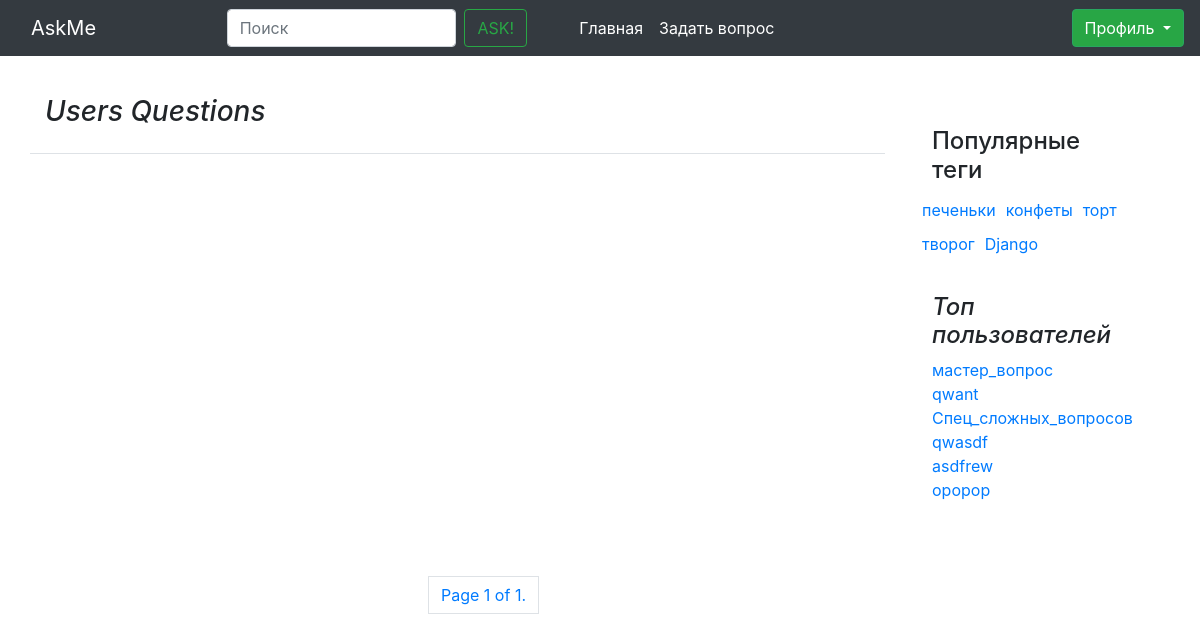
Page /user/questions/6/ on the earlier database version.
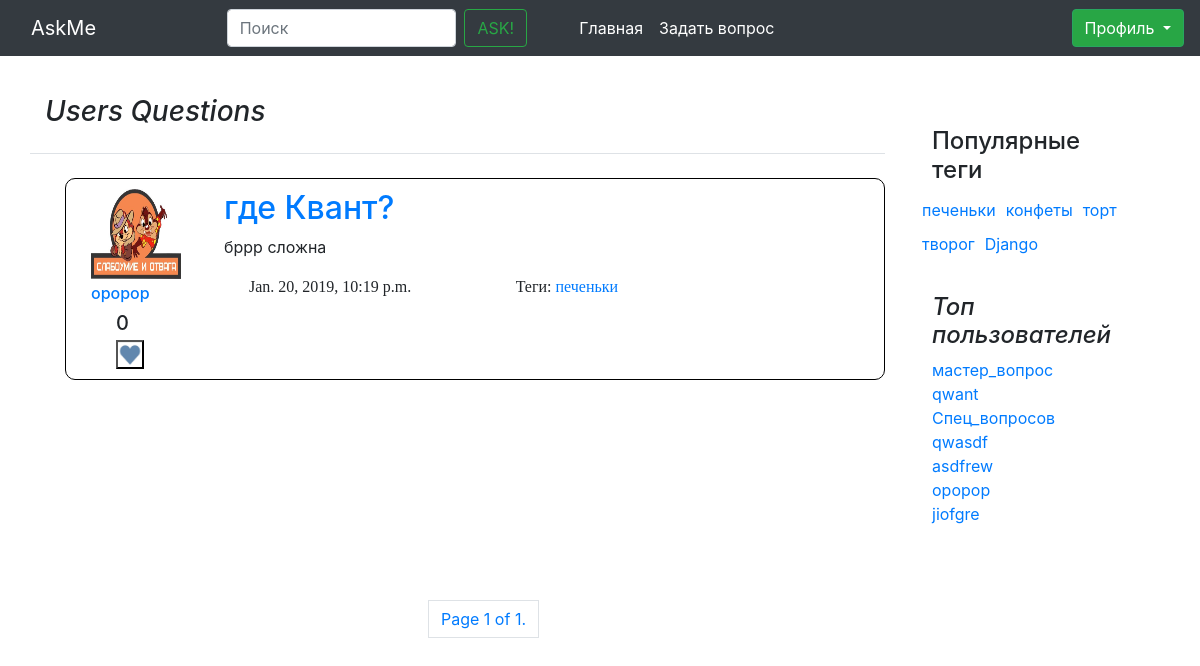
Same page on the later database version.
### questions/models.py (models this page shows, shortened)
class Tag(models.Model):
    title = models.CharField(max_length=120, verbose_name=u"Заголовок ярлыка", null=True)
    objects = TagManager()
    def __str__(self):
        return self.title

class CustomUser(AbstractUser):
    upload = models.ImageField(upload_to='uploads/%Y/%m/%d/', blank=False)
    registration_date = models.DateTimeField(default=timezone.now, verbose_name="Дата решистрации", null=True)
    rating = models.IntegerField(default=0, verbose_name="Рейтинг пользователя", null=True)
    objects = UserManager()
    def __str__(self):
        return self.username

class Question(models.Model):
    author = models.ForeignKey(CustomUser, on_delete=models.CASCADE)
    title = models.CharField(max_length=120, default='', verbose_name=u"Заголовок вопроса", null=True)
    text = models.TextField(verbose_name=u"Полное описание вопроса", null=True)
    create_date = models.DateTimeField(default=datetime.now, verbose_name=u"Время создания вопроса", null=True)
    is_active = models.BooleanField(default=True, verbose_name=u"Доступность вопроса")
    tags = models.ManyToManyField(Tag, blank=True)
    rating = models.IntegerField(default=0, null=False, verbose_name="Рейтинг вопроса")
    objects = QuestionManager()
    class Meta:
        ordering = ['-create_date']

### questions/views.py (the view)
# urls.py: path('user/questions/<int:id>/', views.user_questions, name='user_questions'),
def user_questions(request, id):	#Переделай вид страницы! не красиво!
	return render(request, "user_question.html", {
		'questions': paginate(request, models.Question.objects.get_by_user(user_id=id)),
        'tags' : paginate(request, models.Tag.objects.hottest())[:10],
        'users' : paginate(request, models.CustomUser.objects.by_rating())[:10],
        'page_objects' : paginate(request, models.Question.objects.get_by_user(user_id=id)),
		})

### questions/manager.py (called while the page is built)
    def get_by_user(self, user_id):
        return self.all().filter(author__id=user_id)

    def hottest(self):
        return self.annotate(question_count=Count('question')).order_by('-question_count')

    def by_rating(self):
        return self.order_by('-rating')

### questions/views.py (called while the page is built)
def paginate(request, objects_list):
    paginator = Paginator(objects_list, 30)
    page = request.GET.get('page')
    try:
        objects = paginator.page(page)
    except PageNotAnInteger:
        objects = paginator.page(1)
    except EmptyPage:
        objects = paginator.page(paginator.num_pages)
    return objects

### questions/templates/user_question.html
{% extends "tag_find.html" %}
{% load static %}
{% block NamePage_title %}
    Users Questions
{% endblock NamePage_title %}
{% block userPost %}
  {% include "question_frame.html" %}
{% endblock userPost %}

### questions/templates/question_frame.html (shortened to what this page needs)
{% load static %}
<link rel="stylesheet" href="{% static "/css/Like.css" %}">
  {% for obj in questions %}
      <div class="blog-post row Post box-shadow">
        <div class="avatarka_in_post col-md-2 ">
          {% load static %}
          <a href="{% url 'user' id=obj.author.id %}">
          	{% if obj.author.upload %}
          		<img src="{{MEDIA_URL}}{{obj.author.upload.url}}" width="90" height="90">
          	{% else %}
          	    <img src="{% static "/img/Empty2.jpg" %}" width="90" height="90">
          	{% endif %}
            <br>
            <div class="h6 Author_label">
              {{obj.author}}
            </div>
          </a>
    			<div class="container Like_rating_move">
    				<div class="row">
    					<div class="card-text h5 Like_rating_mv">
    						{{obj.rating}}
    					</div>
    				</div>
    				<div class="row Like_button_up_menu">
    					<div class="col-md-3">
                <button class="my_btn1 js-like-question Like_button" data-question_id="{{ obj.id }}" data-like_type="like" style="padding: 0px 0px 0px 0px;margin-top: 5px;">
                  <img src="{% static "/img/Like_heart.jpg" %}" alt="" width="24" height="24">
                </button>
    					</div>
    				</div>
    			</div>
        </div>
      <div class="Context_Post col-md-10">
        <a href="{% url 'question_page' id=obj.id %}">
        	<h2 class="blog-post-title">{{obj.title}}</h2>
        </a>
        <p>{{obj.text | truncatechars:200}}</p>
        {% block BottomOnePost %}
          <div class="blog-post-meta row Post_title_bottom">
            <div class="col-md-5">
                {{obj.create_date}}
            </div>
            <div class="col-7">
          	{% if obj.tags %}
          		<p>Теги:
              		{% for t in obj.tags.all %}
              			<a href="{% url 'tag' id=t.id %}">
							        {{t}}
              			</a>
              		{% endfor %}
              	</p>
          	{% endif %}
            </div>
          </div>
        {% endblock BottomOnePost %}
      </div>
    </div>
  {% endfor %}

### questions/templates/aside_menu.html
{% block Asidemenu %}
  <aside class="blog-sidebar my_blog">
    <div class="p-3 mb-3">
      <div class="p-3">
        <h4>Популярные теги</h4>
        <div class="row">
          {% for t in tags %}
            <a href="{% url 'tag' id=t.id %}" class="Pop_tags">{{ t.title }}</a>
          {% endfor %}
        </div>
      </div>
      <div class="p-3">
        <h4 class="font-italic">Топ пользователей</h4>
        <ol class="list-unstyled">
          {% for user in users %}
            <li><a href="{% url 'user' id=user.id %}">{{ user }}</a></li>
          {% endfor %}
        </ol>
      </div>
    </div>
  </aside>
{% endblock Asidemenu %}

Differences in the rows shown:
added Question: author.upload (picture), author "opopop", rating "0", title "где Квант?", text "бррр сложна", create_date "Jan. 20, 2019, 10:19 p.m.", Tag (title "печеньки")
changed CustomUser: username "Спец_сложных_вопросов" → "Спец_вопросов"
added CustomUser: username "jiofgre"
